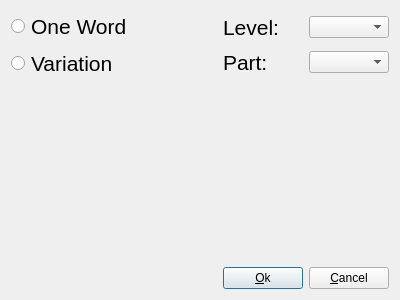
<?xml version="1.0" encoding="UTF-8"?>
<ui version="4.0">
 <class>Challenges</class>
 <widget class="QDialog" name="Challenges">
  <property name="windowModality">
   <enum>Qt::WindowModal</enum>
  </property>
  <property name="geometry">
   <rect>
    <x>0</x>
    <y>0</y>
    <width>400</width>
    <height>300</height>
   </rect>
  </property>
  <property name="minimumSize">
   <size>
    <width>400</width>
    <height>300</height>
   </size>
  </property>
  <property name="maximumSize">
   <size>
    <width>400</width>
    <height>300</height>
   </size>
  </property>
  <property name="windowTitle">
   <string>Dialog</string>
  </property>
  <layout class="QGridLayout" name="gridLayout">
   <item row="0" column="0" colspan="2">
    <layout class="QVBoxLayout" name="verticalLayout">
     <item>
      <widget class="QRadioButton" name="radioButton_OneW">
       <property name="font">
        <font>
         <pointsize>16</pointsize>
        </font>
       </property>
       <property name="text">
        <string>One Word</string>
       </property>
      </widget>
     </item>
     <item>
      <widget class="QRadioButton" name="radioButton_Variation">
       <property name="font">
        <font>
         <pointsize>16</pointsize>
        </font>
       </property>
       <property name="text">
        <string>Variation</string>
       </property>
      </widget>
     </item>
    </layout>
   </item>
   <item row="0" column="2">
    <spacer name="horizontalSpacer_2">
     <property name="orientation">
      <enum>Qt::Horizontal</enum>
     </property>
     <property name="sizeHint" stdset="0">
      <size>
       <width>77</width>
       <height>20</height>
      </size>
     </property>
    </spacer>
   </item>
   <item row="0" column="3">
    <layout class="QVBoxLayout" name="verticalLayout_2">
     <item>
      <layout class="QHBoxLayout" name="horizontalLayout">
       <item>
        <widget class="QLabel" name="label_lvl">
         <property name="font">
          <font>
           <pointsize>16</pointsize>
          </font>
         </property>
         <property name="text">
          <string>Level:</string>
         </property>
        </widget>
       </item>
       <item>
        <widget class="QComboBox" name="comboBox_lvl"/>
       </item>
      </layout>
     </item>
     <item>
      <layout class="QHBoxLayout" name="horizontalLayout_2">
       <item>
        <widget class="QLabel" name="label_part">
         <property name="font">
          <font>
           <pointsize>16</pointsize>
          </font>
         </property>
         <property name="text">
          <string>Part:</string>
         </property>
        </widget>
       </item>
       <item>
        <widget class="QComboBox" name="comboBox_part"/>
       </item>
      </layout>
     </item>
    </layout>
   </item>
   <item row="1" column="0">
    <spacer name="verticalSpacer">
     <property name="orientation">
      <enum>Qt::Vertical</enum>
     </property>
     <property name="sizeHint" stdset="0">
      <size>
       <width>20</width>
       <height>83</height>
      </size>
     </property>
    </spacer>
   </item>
   <item row="2" column="3">
    <spacer name="verticalSpacer_2">
     <property name="orientation">
      <enum>Qt::Vertical</enum>
     </property>
     <property name="sizeHint" stdset="0">
      <size>
       <width>20</width>
       <height>82</height>
      </size>
     </property>
    </spacer>
   </item>
   <item row="3" column="1">
    <spacer name="horizontalSpacer">
     <property name="orientation">
      <enum>Qt::Horizontal</enum>
     </property>
     <property name="sizeHint" stdset="0">
      <size>
       <width>90</width>
       <height>20</height>
      </size>
     </property>
    </spacer>
   </item>
   <item row="3" column="3">
    <layout class="QHBoxLayout" name="horizontalLayout_3">
     <item>
      <widget class="QPushButton" name="pushButton_Ok">
       <property name="text">
        <string>&amp;Ok</string>
       </property>
      </widget>
     </item>
     <item>
      <widget class="QPushButton" name="pushButton_Cancel">
       <property name="text">
        <string>&amp;Cancel</string>
       </property>
      </widget>
     </item>
    </layout>
   </item>
  </layout>
 </widget>
 <resources/>
 <connections/>
</ui>
